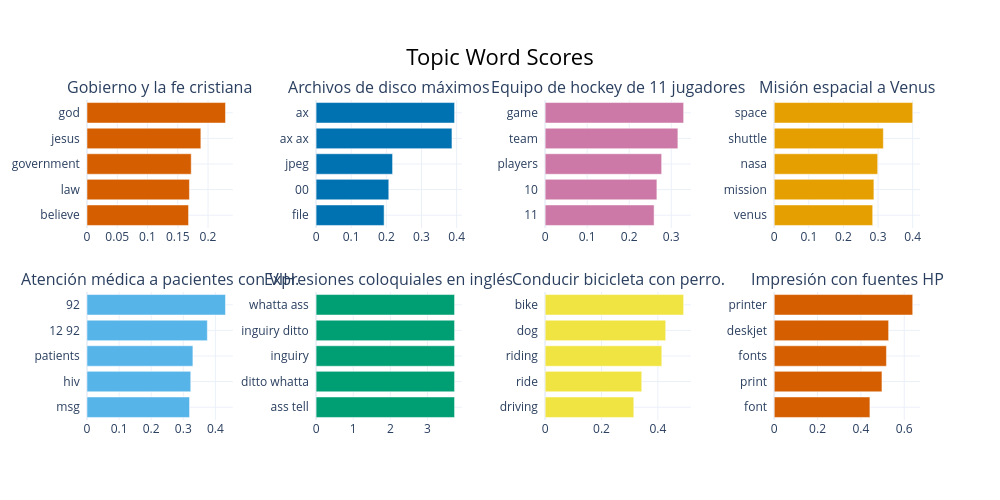

Notebook code cell kept with this figure:
### Code cell
# 2. Top palabras por tópico (barchart)
fig_bar = topic_model.visualize_barchart(custom_labels=True, top_n_topics=8)
fig_bar.write_html('viz_barchart.html')
fig_bar.show()
topic_id = 0

### Figure 1 — Plotly figure (JSON) as saved in the notebook; plotly's stock layout.template omitted (floating-point values rounded to 4 significant figures)
{"data": [{"marker": {"color": "#D55E00"}, "orientation": "h", "type": "bar", "x": [0.1678, 0.1693, 0.1722, 0.1881, 0.2289], "xaxis": "x", "y": ["believe  ", "law  ", "government  ", "jesus  ", "god  "], "yaxis": "y"}, {"marker": {"color": "#0072B2"}, "orientation": "h", "type": "bar", "x": [0.1936, 0.2069, 0.2177, 0.3867, 0.3941], "xaxis": "x2", "y": ["file  ", "00  ", "jpeg  ", "ax ax  ", "ax  "], "yaxis": "y2"}, {"marker": {"color": "#CC79A7"}, "orientation": "h", "type": "bar", "x": [0.2592, 0.2658, 0.2772, 0.3158, 0.3295], "xaxis": "x3", "y": ["11  ", "10  ", "players  ", "team  ", "game  "], "yaxis": "y3"}, {"marker": {"color": "#E69F00"}, "orientation": "h", "type": "bar", "x": [0.2845, 0.288, 0.2989, 0.3153, 0.4001], "xaxis": "x4", "y": ["venus  ", "mission  ", "nasa  ", "shuttle  ", "space  "], "yaxis": "y4"}, {"marker": {"color": "#56B4E9"}, "orientation": "h", "type": "bar", "x": [0.3195, 0.3232, 0.3299, 0.3749, 0.4315], "xaxis": "x5", "y": ["msg  ", "hiv  ", "patients  ", "12 92  ", "92  "], "yaxis": "y5"}, {"marker": {"color": "#009E73"}, "orientation": "h", "type": "bar", "x": [3.73, 3.73, 3.73, 3.73, 3.73], "xaxis": "x6", "y": ["ass tell  ", "ditto whatta  ", "inguiry  ", "inguiry ditto  ", "whatta ass  "], "yaxis": "y6"}, {"marker": {"color": "#F0E442"}, "orientation": "h", "type": "bar", "x": [0.3145, 0.3428, 0.4139, 0.4278, 0.4914], "xaxis": "x7", "y": ["driving  ", "ride  ", "riding  ", "dog  ", "bike  "], "yaxis": "y7"}, {"marker": {"color": "#D55E00"}, "orientation": "h", "type": "bar", "x": [0.4416, 0.4972, 0.5179, 0.528, 0.6392], "xaxis": "x8", "y": ["font  ", "print  ", "fonts  ", "deskjet  ", "printer  "], "yaxis": "y8"}], "layout": {"annotations": [{"font": {"size": 16}, "showarrow": false, "text": "Gobierno y la fe cristiana", "x": 0.0875, "xanchor": "center", "xref": "paper", "y": 1, "yanchor": "bottom", "yref": "paper"}, {"font": {"size": 16}, "showarrow": false, "text": "Archivos de disco máximos", "x": 0.3625, "xanchor": "center", "xref": "paper", "y": 1, "yanchor": "bottom", "yref": "paper"}, {"font": {"size": 16}, "showarrow": false, "text": "Equipo de hockey de 11 jugadores", "x": 0.6375, "xanchor": "center", "xref": "paper", "y": 1, "yanchor": "bottom", "yref": "paper"}, {"font": {"size": 16}, "showarrow": false, "text": "Misión espacial a Venus", "x": 0.9125, "xanchor": "center", "xref": "paper", "y": 1, "yanchor": "bottom", "yref": "paper"}, {"font": {"size": 16}, "showarrow": false, "text": "Atención médica a pacientes con VIH.", "x": 0.0875, "xanchor": "center", "xref": "paper", "y": 0.4, "yanchor": "bottom", "yref": "paper"}, {"font": {"size": 16}, "showarrow": false, "text": "Expresiones coloquiales en inglés", "x": 0.3625, "xanchor": "center", "xref": "paper", "y": 0.4, "yanchor": "bottom", "yref": "paper"}, {"font": {"size": 16}, "showarrow": false, "text": "Conducir bicicleta con perro.", "x": 0.6375, "xanchor": "center", "xref": "paper", "y": 0.4, "yanchor": "bottom", "yref": "paper"}, {"font": {"size": 16}, "showarrow": false, "text": "Impresión con fuentes HP", "x": 0.9125, "xanchor": "center", "xref": "paper", "y": 0.4, "yanchor": "bottom", "yref": "paper"}], "height": 500, "hoverlabel": {"bgcolor": "white", "font": {"family": "Rockwell", "size": 16}}, "showlegend": false, "title": {"font": {"color": "Black", "size": 22}, "text": "Topic Word Scores", "x": 0.5, "xanchor": "center", "yanchor": "top"}, "width": 1000, "xaxis": {"anchor": "y", "domain": [0, 0.175], "showgrid": true}, "xaxis2": {"anchor": "y2", "domain": [0.275, 0.45], "showgrid": true}, "xaxis3": {"anchor": "y3", "domain": [0.55, 0.725], "showgrid": true}, "xaxis4": {"anchor": "y4", "domain": [0.825, 1], "showgrid": true}, "xaxis5": {"anchor": "y5", "domain": [0, 0.175], "showgrid": true}, "xaxis6": {"anchor": "y6", "domain": [0.275, 0.45], "showgrid": true}, "xaxis7": {"anchor": "y7", "domain": [0.55, 0.725], "showgrid": true}, "xaxis8": {"anchor": "y8", "domain": [0.825, 1], "showgrid": true}, "yaxis": {"anchor": "x", "domain": [0.6, 1], "showgrid": true}, "yaxis2": {"anchor": "x2", "domain": [0.6, 1], "showgrid": true}, "yaxis3": {"anchor": "x3", "domain": [0.6, 1], "showgrid": true}, "yaxis4": {"anchor": "x4", "domain": [0.6, 1], "showgrid": true}, "yaxis5": {"anchor": "x5", "domain": [0, 0.4], "showgrid": true}, "yaxis6": {"anchor": "x6", "domain": [0, 0.4], "showgrid": true}, "yaxis7": {"anchor": "x7", "domain": [0, 0.4], "showgrid": true}, "yaxis8": {"anchor": "x8", "domain": [0, 0.4], "showgrid": true}}}
